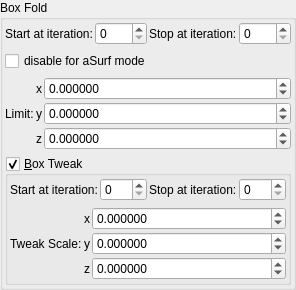
    <widget class="QGroupBox" name="groupBox">
     <property name="title">
      <string>Box Fold</string>
     </property>
     <layout class="QVBoxLayout" name="verticalLayout_4">
      <property name="leftMargin">
       <number>2</number>
      </property>
      <property name="topMargin">
       <number>2</number>
      </property>
      <property name="rightMargin">
       <number>2</number>
      </property>
      <property name="bottomMargin">
       <number>2</number>
      </property>
      <item>
       <layout class="QGridLayout" name="gridLayout_79">
        <property name="spacing">
         <number>2</number>
        </property>
        <item row="2" column="3">
         <widget class="MySpinBox" name="spinboxInt_transf_stop_iterations_A">
          <property name="sizePolicy">
           <sizepolicy hsizetype="Preferred" vsizetype="Maximum">
            <horstretch>0</horstretch>
            <verstretch>0</verstretch>
           </sizepolicy>
          </property>
          <property name="maximum">
           <number>999</number>
          </property>
         </widget>
        </item>
        <item row="2" column="1">
         <widget class="MySpinBox" name="spinboxInt_transf_start_iterations_A">
          <property name="sizePolicy">
           <sizepolicy hsizetype="Minimum" vsizetype="Maximum">
            <horstretch>0</horstretch>
            <verstretch>0</verstretch>
           </sizepolicy>
          </property>
          <property name="minimum">
           <number>0</number>
          </property>
          <property name="maximum">
           <number>999</number>
          </property>
          <property name="value">
           <number>0</number>
          </property>
         </widget>
        </item>
        <item row="2" column="2">
         <widget class="QLabel" name="label_51">
          <property name="text">
           <string>Stop at iteration:</string>
          </property>
         </widget>
        </item>
        <item row="2" column="0">
         <widget class="QLabel" name="label_71">
          <property name="text">
           <string>Start at iteration:</string>
          </property>
         </widget>
        </item>
       </layout>
      </item>
      <item>
       <widget class="MyCheckBox" name="checkBox_transf_function_enabled">
        <property name="text">
         <string notr="true">disable for aSurf mode</string>
        </property>
       </widget>
      </item>
      <item>
       <layout class="QGridLayout" name="gridLayout_64" columnstretch="0,0,0,1">
        <property name="spacing">
         <number>2</number>
        </property>
        <item row="3" column="2">
         <widget class="QLabel" name="label_124">
          <property name="text">
           <string notr="true">z</string>
          </property>
         </widget>
        </item>
        <item row="1" column="2">
         <widget class="QLabel" name="label_123">
          <property name="text">
           <string notr="true">x</string>
          </property>
         </widget>
        </item>
        <item row="1" column="3">
         <widget class="MyDoubleSpinBox" name="spinbox3_transf_addition_constant_111_x">
          <property name="sizePolicy">
           <sizepolicy hsizetype="Minimum" vsizetype="Maximum">
            <horstretch>0</horstretch>
            <verstretch>0</verstretch>
           </sizepolicy>
          </property>
          <property name="prefix">
           <string/>
          </property>
          <property name="decimals">
           <number>6</number>
          </property>
          <property name="minimum">
           <double>-99.989999999999995</double>
          </property>
          <property name="singleStep">
           <double>0.100000000000000</double>
          </property>
         </widget>
        </item>
        <item row="2" column="3">
         <widget class="MyDoubleSpinBox" name="spinbox3_transf_addition_constant_111_y">
          <property name="sizePolicy">
           <sizepolicy hsizetype="Minimum" vsizetype="Maximum">
            <horstretch>0</horstretch>
            <verstretch>0</verstretch>
           </sizepolicy>
          </property>
          <property name="decimals">
           <number>6</number>
          </property>
          <property name="minimum">
           <double>-99.989999999999995</double>
          </property>
          <property name="maximum">
           <double>99.989999999999995</double>
          </property>
          <property name="singleStep">
           <double>0.100000000000000</double>
          </property>
         </widget>
        </item>
        <item row="2" column="2">
         <widget class="QLabel" name="label_122">
          <property name="text">
           <string notr="true">y</string>
          </property>
         </widget>
        </item>
        <item row="3" column="3">
         <widget class="MyDoubleSpinBox" name="spinbox3_transf_addition_constant_111_z">
          <property name="sizePolicy">
           <sizepolicy hsizetype="Minimum" vsizetype="Maximum">
            <horstretch>0</horstretch>
            <verstretch>0</verstretch>
           </sizepolicy>
          </property>
          <property name="decimals">
           <number>6</number>
          </property>
          <property name="minimum">
           <double>-99.989999999999995</double>
          </property>
          <property name="maximum">
           <double>99.989999999999995</double>
          </property>
          <property name="singleStep">
           <double>0.100000000000000</double>
          </property>
         </widget>
        </item>
        <item row="2" column="1">
         <widget class="QLabel" name="label_257">
          <property name="text">
           <string>Limit:</string>
          </property>
         </widget>
        </item>
       </layout>
      </item>
      <item>
       <widget class="MyGroupBox" name="groupCheck_transf_function_enabled_false">
        <property name="font">
         <font>
          <weight>50</weight>
          <bold>false</bold>
         </font>
        </property>
        <property name="title">
         <string>&amp;Box Tweak</string>
        </property>
        <property name="checkable">
         <bool>true</bool>
        </property>
        <layout class="QVBoxLayout" name="verticalLayout_5">
         <property name="leftMargin">
          <number>2</number>
         </property>
         <property name="topMargin">
          <number>2</number>
         </property>
         <property name="rightMargin">
          <number>2</number>
         </property>
         <property name="bottomMargin">
          <number>2</number>
         </property>
         <item>
          <layout class="QGridLayout" name="gridLayout_73">
           <property name="spacing">
            <number>2</number>
           </property>
           <item row="0" column="1">
            <widget class="MySpinBox" name="spinboxInt_transf_start_iterations_D">
             <property name="sizePolicy">
              <sizepolicy hsizetype="Minimum" vsizetype="Maximum">
               <horstretch>0</horstretch>
               <verstretch>0</verstretch>
              </sizepolicy>
             </property>
             <property name="maximum">
              <number>999</number>
             </property>
            </widget>
           </item>
           <item row="0" column="0">
            <widget class="QLabel" name="label_272">
             <property name="text">
              <string>Start at iteration:</string>
             </property>
            </widget>
           </item>
           <item row="0" column="2">
            <widget class="QLabel" name="label_271">
             <property name="text">
              <string>Stop at iteration:</string>
             </property>
            </widget>
           </item>
           <item row="0" column="3">
            <widget class="MySpinBox" name="spinboxInt_transf_stop_iterations_D1">
             <property name="sizePolicy">
              <sizepolicy hsizetype="Minimum" vsizetype="Maximum">
               <horstretch>0</horstretch>
               <verstretch>0</verstretch>
              </sizepolicy>
             </property>
             <property name="maximum">
              <number>999</number>
             </property>
            </widget>
           </item>
          </layout>
         </item>
         <item>
          <layout class="QGridLayout" name="gridLayout_5" columnstretch="0,0,1">
           <property name="spacing">
            <number>2</number>
           </property>
           <item row="2" column="1">
            <widget class="QLabel" name="label_30">
             <property name="text">
              <string notr="true">z</string>
             </property>
            </widget>
           </item>
           <item row="0" column="1">
            <widget class="QLabel" name="label_32">
             <property name="text">
              <string notr="true">x</string>
             </property>
            </widget>
           </item>
           <item row="1" column="1">
            <widget class="QLabel" name="label_33">
             <property name="text">
              <string notr="true">y</string>
             </property>
            </widget>
           </item>
           <item row="1" column="0">
            <widget class="QLabel" name="label_37">
             <property name="text">
              <string>Tweak Scale:</string>
             </property>
            </widget>
           </item>
           <item row="0" column="2">
            <widget class="MyDoubleSpinBox" name="spinbox3_transf_scale3D_000_x">
             <property name="enabled">
              <bool>true</bool>
             </property>
             <property name="sizePolicy">
              <sizepolicy hsizetype="Minimum" vsizetype="Maximum">
               <horstretch>0</horstretch>
               <verstretch>0</verstretch>
              </sizepolicy>
             </property>
             <property name="decimals">
              <number>6</number>
             </property>
             <property name="minimum">
              <double>-99.989999999999995</double>
             </property>
             <property name="maximum">
              <double>99.989999999999995</double>
             </property>
             <property name="singleStep">
              <double>0.100000000000000</double>
             </property>
            </widget>
           </item>
           <item row="1" column="2">
            <widget class="MyDoubleSpinBox" name="spinbox3_transf_scale3D_000_y">
             <property name="enabled">
              <bool>true</bool>
             </property>
             <property name="sizePolicy">
              <sizepolicy hsizetype="Minimum" vsizetype="Maximum">
               <horstretch>0</horstretch>
               <verstretch>0</verstretch>
              </sizepolicy>
             </property>
             <property name="decimals">
              <number>6</number>
             </property>
             <property name="minimum">
              <double>-99.989999999999995</double>
             </property>
             <property name="maximum">
              <double>99.989999999999995</double>
             </property>
             <property name="singleStep">
              <double>0.100000000000000</double>
             </property>
            </widget>
           </item>
           <item row="2" column="2">
            <widget class="MyDoubleSpinBox" name="spinbox3_transf_scale3D_000_z">
             <property name="enabled">
              <bool>true</bool>
             </property>
             <property name="sizePolicy">
              <sizepolicy hsizetype="Minimum" vsizetype="Maximum">
               <horstretch>0</horstretch>
               <verstretch>0</verstretch>
              </sizepolicy>
             </property>
             <property name="decimals">
              <number>6</number>
             </property>
             <property name="minimum">
              <double>-99.989999999999995</double>
             </property>
             <property name="maximum">
              <double>99.989999999999995</double>
             </property>
             <property name="singleStep">
              <double>0.100000000000000</double>
             </property>
            </widget>
           </item>
          </layout>
         </item>
        </layout>
       </widget>
      </item>
     </layout>
    </widget>
